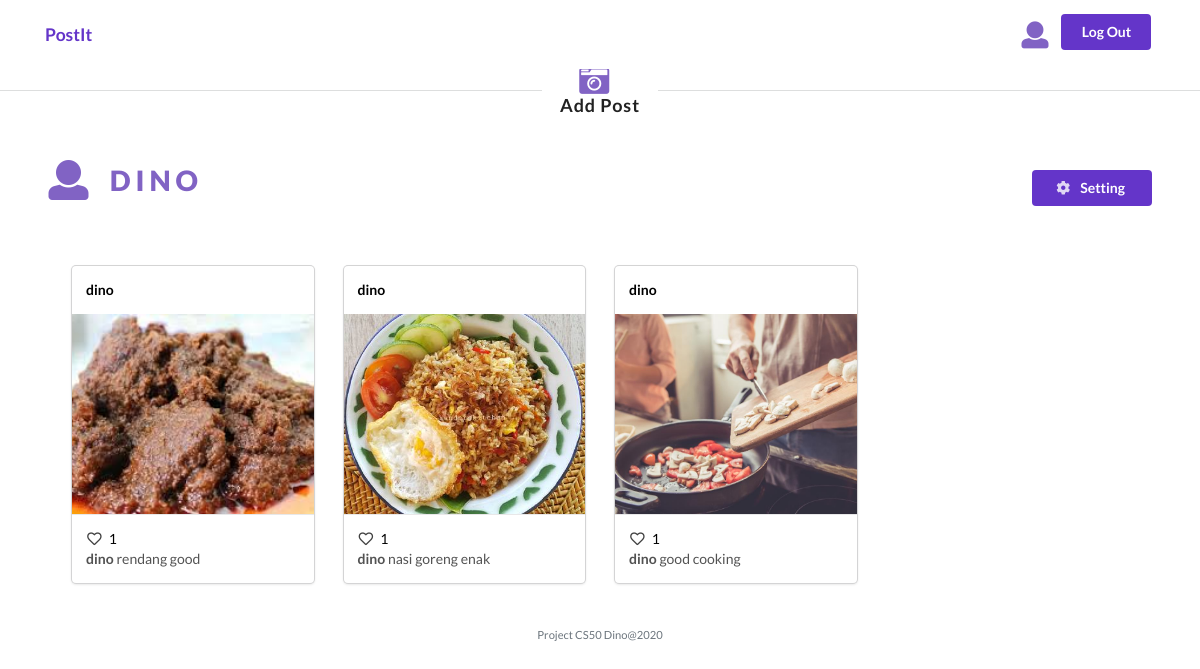
/user/1 (signed in), run on the app's committed database.
### models/Model.py (models this page shows, shortened)
class User(db.Model):
    id = db.Column(db.Integer, primary_key=True)
    username = db.Column(db.String(80), nullable=False)
    password = db.Column(db.String(120),  nullable=False)
    posts = db.relationship('Post', backref='post')
    prodlikes = db.relationship('Post', secondary=likes,
        backref=db.backref('likes', lazy='dynamic'))
    UserComment = db.relationship('Comment')

class Post(db.Model):
    id = db.Column(db.Integer, primary_key=True)
    caption = db.Column(db.String(80),  nullable=False)
    foto = db.Column(db.String(120), nullable=False)
    user_id = db.Column(db.Integer, db.ForeignKey('user.id'),
        nullable=False)
    users = db.relationship('User', backref='user')
    userlikes = db.relationship('User', secondary=likes,
        backref=db.backref('likes', lazy='dynamic'))
    UserComment = db.relationship('Comment')
    created_date = db.Column(db.DateTime,
                                    default=datetime.now,
                                    nullable=True)
    def data(self,a):
        return{
            "id":self.id,
            "caption":self.caption,
            "foto":self.foto,
            "users":self.users.username,
            "totallike":len(self.userlikes)  ,
            "userlikes":checkdata(a,self.userlikes )
        }

### app/views.py (the view, shortened to what this page needs)
@app.route('/user/<iduser>',methods=['GET','POST'])
def UserDetail(iduser):
    post=Post.query.filter(Post.user_id == iduser).all()
    res=User.query.filter(User.id == iduser).first()
    return render_template('userProfile.html',iduser=iduser,data=post,post=len(post),datauser=res)

### models/Model.py (called while the page is built)
def checkdata(param,data):
    for da in data:
        if da.id == param:
            return True
    return False

### app/templates/userProfile.html (shortened to what this page needs)
{% extends "layout.html" %}
{% block head%}
<link rel="stylesheet" href="https://cdn.jsdelivr.net/npm/semantic-ui@2.4.2/dist/semantic.min.css">
{% endblock%}
{% block main %}
  {% if session.user_id|int() == iduser|int() and post !=0  %}
  <div class="ui horizontal divider header">
    <div>
      <i class="camera retro icon iconprof" style="font-size: 30px;" id='myBtn' ></i>
    </div>
    <div>
      Add Post
    </div>
  </div>
  {% endif %}
  <div class="container pt-5">
    <div class="d-flex ">
      <div class="d-flex">
        <div class="mr-3">
          <i class="heart user icon iconprof align-self-center"  style="font-size: 40px;"></i>
        </div>
        <div style="font-weight: 800;text-transform: uppercase;letter-spacing: 5px;font-size: 28px;" class="iconprof">
          {{datauser.username}}
        </div>
      </div>
      {% if session.user_id|int() == iduser|int()  %}
      <div class="ml-auto">
        <a style="width: 120px;" class="text-white ui button violet" href="/passwordchange"> <i class=" cog icon iconprof " style="color: white;"  ></i>   Setting</a>
      </div>
      {% endif %}
    </div>
  </div>
 <div class="container p-5">
    {% if post !=0  %}
      <div class="row mt-2">
        {% for post in data%}
        <div class="col-md-3 mt-2">
          <a href="/post/{{post.id}}">
            <div class="ui link card">
              <div class="content">
                <div class="left floated "> <strong>{{post.data(session.user_id)["users"]}}</strong></div>
              </div>
              <div class="image">
                <img src="{{post.foto}}"  style="height: 200px;object-fit: cover;">
              </div>
              <div class="content">
                <span class="left floated">
                  <i class="heart outline like icon"></i>
                  {{post.data(session.user_id)["totallike"]}}
                </span>
                <div class="description">
                  <strong>{{post.data(session.user_id)["users"]}}</strong> {{post.caption}}
                </div>
              </div>
            </div>
          </a>
        </div>
        {%endfor  %}
    </div>
    {% endif %}
{% endblock %}

### app/static/css/style.css (style rules this page uses)
* { padding: 0; margin: 0; }
body { font-family: 'Lato', sans-serif !important; }
main img { max-width: 100%; }
main a { color: black !important; }

### app/templates/layout.html (style rules this page uses)
.iconprof { color: #8163c4; }

### data on the page
User: username "DINO"
Post: caption+foto "dino", foto (picture), id+caption+foto "1", caption "rendang good"
Post: caption+foto "dino", foto (picture), caption+foto "1", caption "nasi goreng enak"
Post: caption+foto "dino", foto (picture), caption+foto "1", caption "good cooking"
